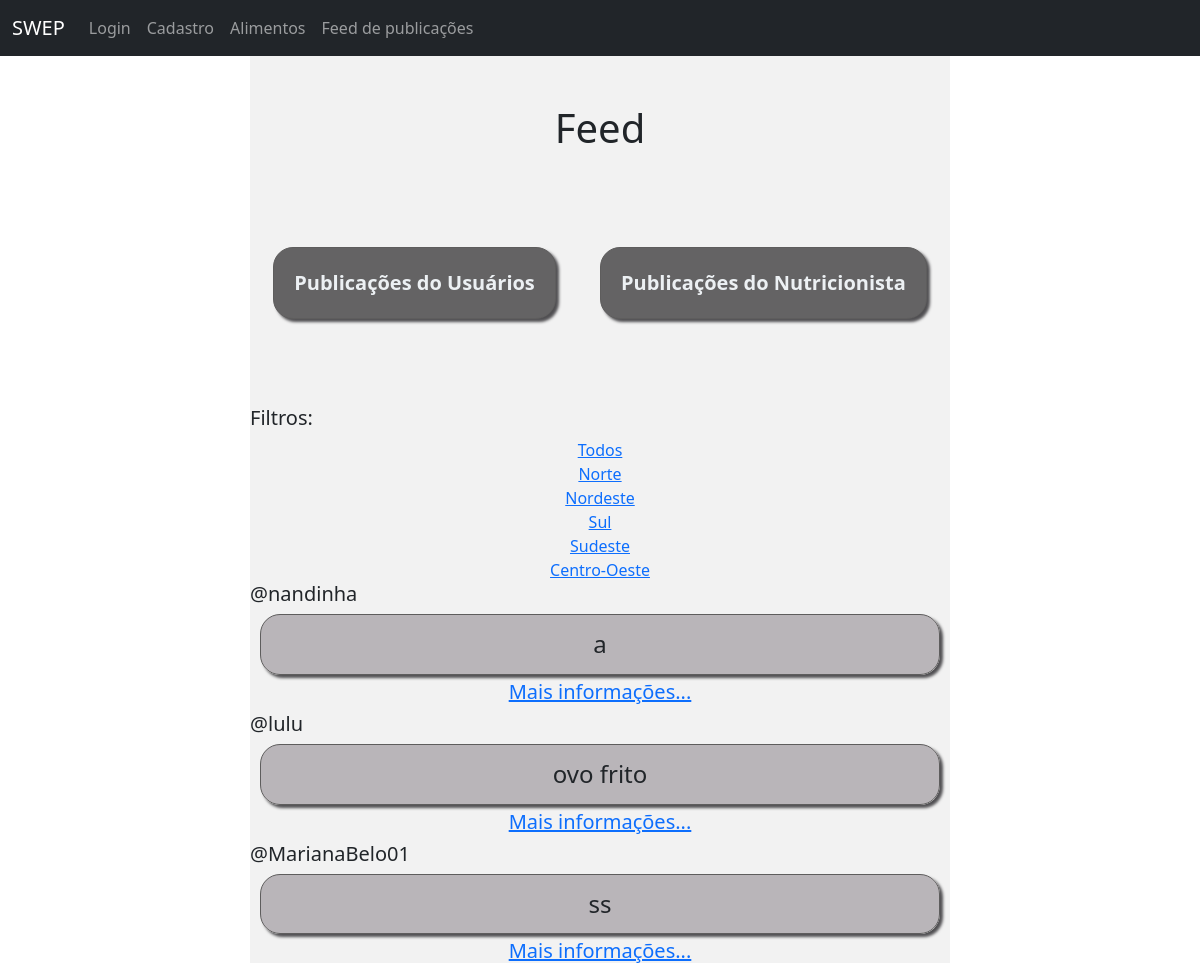
/feed/, run on the app's committed database.
### swepApp/models.py (models this page shows, shortened)
class Recipe(models.Model):
    titulo = models.CharField(max_length=50)
    ingredientes = models.CharField(max_length=500)
    modoPreparo = models.TextField()
    author = models.ForeignKey(UserSwep, on_delete=models.CASCADE)
    Norte = 'Norte'
    Nordeste = 'Nordeste'
    CentroOeste = 'Centro-Oeste'
    Sul = 'Sul'
    Sudeste = 'Sudeste'
    regiaoEnum = [
        (Norte, 'Norte'),
        (Nordeste, 'Nordeste'),
        (CentroOeste, 'Centro-Oeste'),
        (Sul, 'Sul'),
        (Sudeste, 'Sudeste'),
    ]
    regiao = models.CharField(
        max_length=15,
        choices= regiaoEnum,
        null=True)

class UserSwep(AbstractUser):
    pass

### swepApp/views.py (the view)
# urls.py: path('feed/', FeedView, name='feed'),
def FeedView(request):
    if request.GET.get('q') != None:
        q = request.GET.get('q')
    else:
        q = ''
    regioes = ['Norte', 'Nordeste', 'Sul', 'Sudeste', 'Centro-Oeste']
    posts = Recipe.objects.filter(regiao__contains=q)
    return render(request, 'feed.html',  {'posts': posts, 'regioes': regioes})

### swepApp/templates/feed.html (shortened to what this page needs)
<!doctype html>
<html lang="pt-br">
  <head>
    <link href="https://cdn.jsdelivr.net/npm/bootstrap@5.2.1/dist/css/bootstrap.min.css"
          rel="stylesheet"
>
          {% include 'navbar.html' %}
  </head>
  <body>
    {% block 'content' %}
    <div class='feed'>
    <h1>Feed</h1></br></br></br>
    <a href="{% url 'feed'%}"><button class="bd">Publicações do Usuários</button></a>
    <a href="{% url 'feedindicacoes'%}" class="bd"><button>Publicações do Nutricionista</button></a></br></br></br></br>
    <div class = 'feedreceitas'>
      <h3>Filtros:</h3>
      <a href="{% url 'feed'%}">Todos <br></a>
      {% for regiao in regioes %}
      <a href="{% url 'feed'%}?q={{regiao}}">{{regiao}} <br></a>
      {% endfor %}
      {% for recipe in posts %}
        <h3>@{{recipe.author}}</h3>
        <h4>{{recipe.titulo}}</h4>
        <div class=""><a href="{% url 'Receita' recipe.id %}"><h5> Mais informações... </h5></a></div>
      {% endfor %}
    {% endblock %}
    </div>
  </body>
</html>

### swepApp/templates/feed.html (style rules this page uses)
.feed { clear: both; background: rgba(204, 204, 204, 0.253); width: 700px; text-align: center; margin-left: auto; margin-right: auto; margin: auto; }
body { text-align: center; }
button { display: inline-block; text-align: center; padding: 20px; margin: 15px 20px; font-size: 20px; font-weight: 600; color:rgb(236, 240, 243); border-radius: 20px; border: 1px solid rgb(94, 93, 93); box-shadow: 3px 3px 3px rgb(80, 79, 82); background-color: rgb(100, 99, 100); }
h3 { display: flex; justify-content: start; font-size: 20px; }
h4 { margin: 5px 10px; padding-top: 15px; padding-bottom: 15px; border-radius: 20px; border: 1px solid rgb(94, 93, 93); box-shadow: 3px 3px 3px rgb(80, 79, 82); background-color: rgba(179, 174, 179, 0.897); text-decoration: none; }

### data on the page
Recipe: author "nandinha", titulo "a"
Recipe: author "lulu", titulo "ovo frito"
Recipe: author "MarianaBelo01", titulo "ss"

### other printed values
{{ regiao }} "Norte" "Nordeste" "Sul" "Sudeste" "Centro-Oeste"
